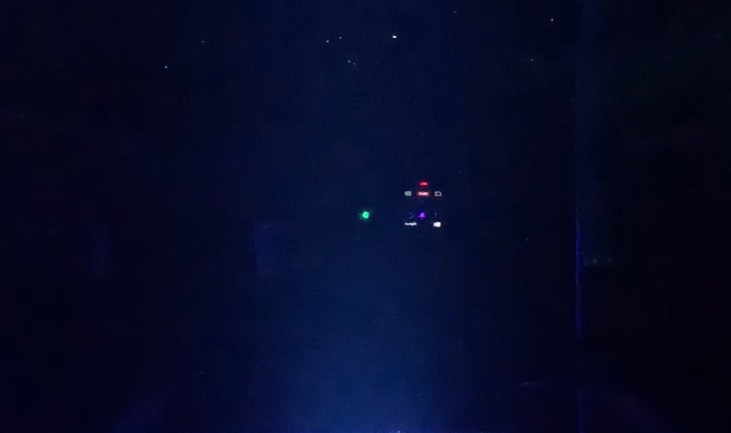
%> input picture Data_Fig_S18_mixing/data/snapshots/F_R30mm_C01/F_R30mm_C01_t0s.png, 1461 x 865 px (shown at 1/2 size)
$ octave C04_front_boundary_overlay.m   (GNU Octave 9; MATLAB toolbox functions it lacks are replaced by stand-ins)
%> lines starting %> are read from the running program, lines starting %| are printed output that depends on the picture; in (x1, y1, x2, y2) boxes, pixels count from 0 and x2, y2 are one past the last pixel; in counts of white or black regions, pixels touching at a corner belong together; the program's own positions count from 1
% C04: Front view - Overlay boundaries for Rigid vs Flexible

clc; clear all; close all;

%% Parameters
SNAPSHOT_BASE = '../data/snapshots';
NOZZLE_DIAMETER_PX = 13.5;  % Nozzle diameter in pixels

rigidVideo = 'F_R30mm_C01';
flexVideo = 'F_F20mm_C01';

fprintf('Comparing: %s vs %s\n', rigidVideo, flexVideo);

%% Extract boundaries from first frames
rigidFolder = fullfile(SNAPSHOT_BASE, rigidVideo);
flexFolder = fullfile(SNAPSHOT_BASE, flexVideo);

rigidImages = dir(fullfile(rigidFolder, '*.png'));
flexImages = dir(fullfile(flexFolder, '*.png'));

[~, sortIdx] = sort(cellfun(@(x) extractTimeFromFilename(x), {rigidImages.name}));
rigidImages = rigidImages(sortIdx);
[~, sortIdx] = sort(cellfun(@(x) extractTimeFromFilename(x), {flexImages.name}));
flexImages = flexImages(sortIdx);

numFrames = min(4, min(length(rigidImages), length(flexImages)));

rigidBoundaries = {};
for i = 1:numFrames
    img = imread(fullfile(rigidFolder, rigidImages(i).name));
%> img is the input picture: size 865x1461x3 uint8; mean R, G, B 5.7, 10.3, 38.4
    [~, boundary, ~, ~] = detectGreenBoundary(img);
%> in detectGreenBoundary, `hsv = rgb2hsv(img);`: hsv: size 865x1461x3 double; mean H, S, V 0.651, 0.856, 0.151
%> in detectGreenBoundary, `greenMask = (hsv(:,:,1) >= 0.2 & hsv(:,:,1) <= 0.5) & (hsv(:,:,2) >= 0..`:
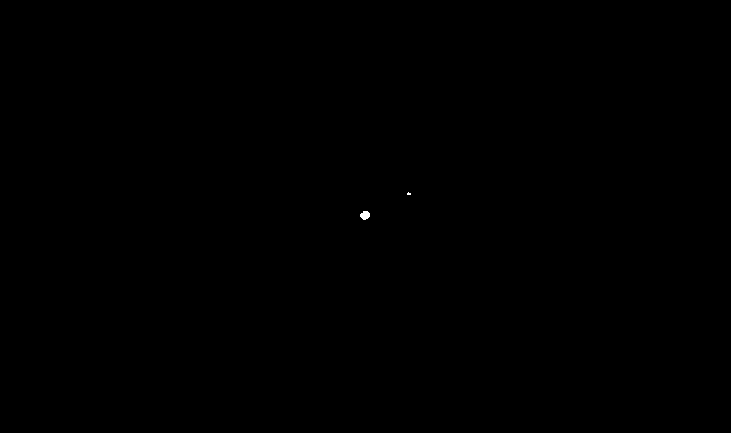
%> greenMask: size 865x1461 logical (shown at 1/2 size); 0.02% white; 2 white regions, box (x1, y1, x2, y2) and area: (720, 422, 740, 440) 256, (814, 384, 822, 390) 32
%> in detectGreenBoundary, `greenMask = bwareaopen(greenMask, 50);`: greenMask: size 865x1461 logical; 0.02% white; 1 white region, box (x1, y1, x2, y2) and area: (720, 422, 740, 440) 256
%> in detectGreenBoundary, `boundaries = bwboundaries(greenMask, 'noholes');`: boundaries = 1 boundary; box (x1, y1, x2, y2) and points: (720, 422, 740, 440) 60
%> the loop in detectGreenBoundary, `for i = 1:length(boundaries)` made 1 pass
%> (area, maxArea, maxIdx) on pass 1: (225.5, 225.5, 1)
%> in detectGreenBoundary, `boundary = boundaries{maxIdx};`: boundary = 60 rows, first 12: [431 721; 430 722; 429 722; 428 723; 427 723; 427 724; 427 725; 427 726; 426 727; 425 727; 424 727; 423 727]
%> in detectGreenBoundary, `avgIntensity = mean(hsv(:,:,2), 'all');`: avgIntensity = 0.856
    if ~isempty(boundary)
        rigidBoundaries{end+1} = boundary;
    end
end

flexBoundaries = {};
for i = 1:numFrames
    img = imread(fullfile(flexFolder, flexImages(i).name));
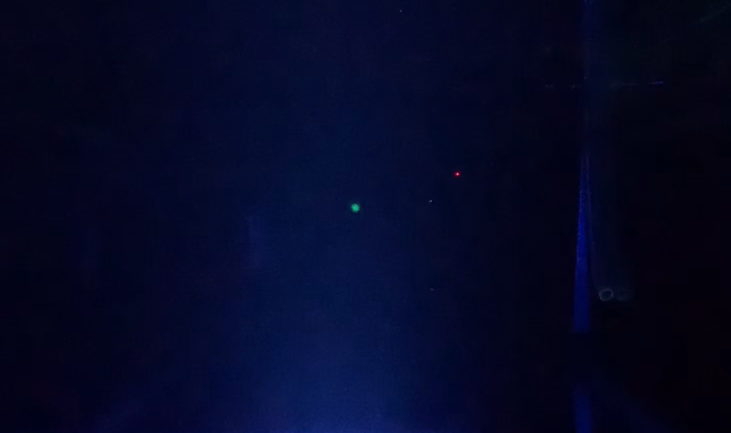
%> input picture Data_Fig_S18_mixing/data/snapshots/F_F20mm_C01/F_F20mm_C01_t0s.png, 1461 x 865 px (shown at 1/2 size)
%> img is the input picture: size 865x1461x3 uint8; mean R, G, B 4.5, 8.3, 37.6
    [~, boundary, ~, ~] = detectGreenBoundary(img);
%> in detectGreenBoundary (call 2), `hsv = rgb2hsv(img);`: hsv: size 865x1461x3 double; mean H, S, V 0.654, 0.883, 0.148
%> in detectGreenBoundary (call 2), `greenMask = (hsv(:,:,1) >= 0.2 & hsv(:,:,1) <= 0.5) & (hsv(:,:,2) >= 0..`: greenMask: size 865x1461 logical; 0.01% white; 1 white region, box (x1, y1, x2, y2) and area: (704, 410, 718, 424) 160
%> the loop in detectGreenBoundary (call 2), `for i = 1:length(boundaries)` made 1 pass
%> (area, maxArea, maxIdx) on pass 1: (136.5, 136.5, 1)
%> in detectGreenBoundary (call 2), `boundary = boundaries{maxIdx};`: boundary = 46 rows, first 12: [411 705; 411 706; 411 707; 411 708; 411 709; 411 710; 411 711; 411 712; 411 713; 411 714; 411 715; 411 716]
    if ~isempty(boundary)
        flexBoundaries{end+1} = boundary;
    end
end

%% Plot overlaid boundaries
img = imread(fullfile(rigidFolder, rigidImages(1).name));
[imgH, imgW, ~] = size(img);
%> imgH = 865; imgW = 1461
cx = imgW / 2;
%> cx = 730.5
cy = imgH / 2;
%> cy = 432.5

% Rigid (Blue)
fig1 = figure('Position', [100, 100, 600, 500]);
hold on;
blueColors = [linspace(0, 0, length(rigidBoundaries))', ...
              linspace(0, 0, length(rigidBoundaries))', ...
              linspace(0.3, 1, length(rigidBoundaries))'];
%> blueColors = [0 0 1]
for i = 1:length(rigidBoundaries)
    x_norm = (rigidBoundaries{i}(:,2) - cx) / NOZZLE_DIAMETER_PX;
    y_norm = (rigidBoundaries{i}(:,1) - cy) / NOZZLE_DIAMETER_PX;
    fill(x_norm, y_norm, blueColors(i,:), 'FaceAlpha', 0.3, 'EdgeColor', 'none');
end
%> this loop made 1 pass
text(-35, 25, sprintf('t=0~%ds', (numFrames-1)*2), 'FontSize', 10, 'BackgroundColor', 'w');
xlabel('x / D_{nozzle}', 'FontSize', 11);
ylabel('y / D_{nozzle}', 'FontSize', 11);
title(sprintf('Rigid (%s)', rigidVideo), 'FontSize', 12, 'Interpreter', 'none');
xlim([-40 50]); ylim([-30 30]);
axis equal; grid off;
%> after `grid off`:
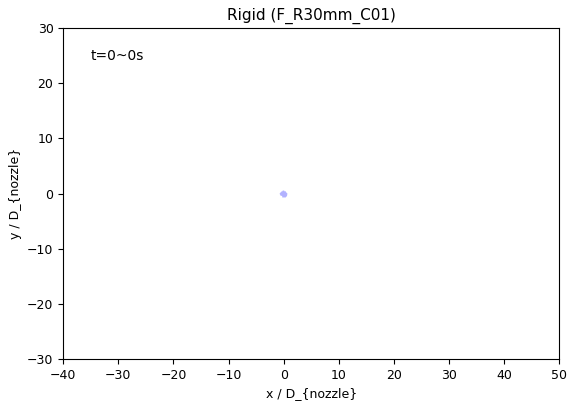
%> figure redrawn from the program's plot data

% Flexible (Red)
fig2 = figure('Position', [100, 100, 600, 500]);
hold on;
redColors = [linspace(0.3, 1, length(flexBoundaries))', ...
             linspace(0, 0, length(flexBoundaries))', ...
             linspace(0, 0, length(flexBoundaries))'];
%> redColors = [1 0 0]
for i = 1:length(flexBoundaries)
    x_norm = (flexBoundaries{i}(:,2) - cx) / NOZZLE_DIAMETER_PX;
    y_norm = (flexBoundaries{i}(:,1) - cy) / NOZZLE_DIAMETER_PX;
    fill(x_norm, y_norm, redColors(i,:), 'FaceAlpha', 0.3, 'EdgeColor', 'none');
end
text(-35, 25, sprintf('t=0~%ds', (numFrames-1)*2), 'FontSize', 10, 'BackgroundColor', 'w');
xlabel('x / D_{nozzle}', 'FontSize', 11);
ylabel('y / D_{nozzle}', 'FontSize', 11);
title(sprintf('Flexible (%s)', flexVideo), 'FontSize', 12, 'Interpreter', 'none');
xlim([-40 50]); ylim([-30 30]);
axis equal; grid off;

fprintf('\nVisualization complete (Front View)!\n');

%% Helper Functions
function timeVal = extractTimeFromFilename(filename)
    tokens = regexp(filename, '_t(\d+)s', 'tokens');
    if ~isempty(tokens)
        timeVal = str2double(tokens{1}{1});
    else
        timeVal = 0;
    end
end

function [greenMask, boundary, maxArea, avgIntensity] = detectGreenBoundary(img)
    hsv = rgb2hsv(img);
    greenMask = (hsv(:,:,1) >= 0.2 & hsv(:,:,1) <= 0.5) & ...
                (hsv(:,:,2) >= 0.2) & (hsv(:,:,3) >= 0.2);
    if any(greenMask(:))
        greenMask = bwareaopen(greenMask, 50);
        greenMask = imfill(greenMask, 'holes');
        boundaries = bwboundaries(greenMask, 'noholes');
        if ~isempty(boundaries)
            maxArea = 0; maxIdx = 1;
            for i = 1:length(boundaries)
                area = polyarea(boundaries{i}(:,2), boundaries{i}(:,1));
                if area > maxArea
                    maxArea = area; maxIdx = i;
                end
            end
            boundary = boundaries{maxIdx};
            avgIntensity = mean(hsv(:,:,2), 'all');
        else
            boundary = []; maxArea = 0; avgIntensity = 0;
        end
    else
        boundary = []; maxArea = 0; avgIntensity = 0;
    end
end
